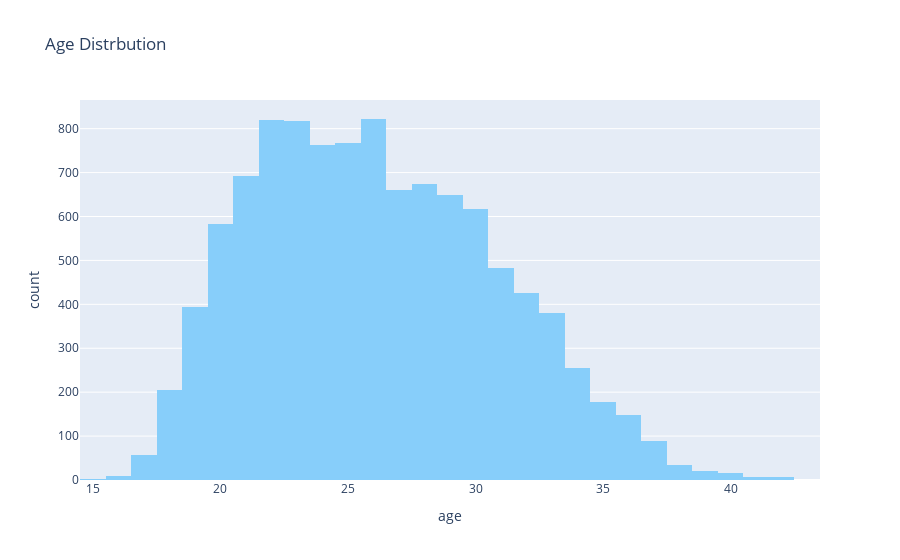

Source (notebook cell):
### Code cell
fig = px.histogram(
    df_football, 
    x='age', 
    title='Age Distrbution',
    color_discrete_sequence=['lightskyblue']
)

# Show the figure
fig.show()

### Figure 1 — Plotly figure (JSON) as saved in the notebook; plotly's stock layout.template omitted (floating-point values rounded to 4 significant figures; data arrays with more than 128 entries replaced by an {"elided": "..."} marker saying what was removed)
{"data": [{"alignmentgroup": "True", "bingroup": "x", "hovertemplate": "age=%{x}<br>count=%{y}<extra></extra>", "legendgroup": "", "marker": {"color": "lightskyblue", "pattern": {"shape": ""}}, "name": "", "offsetgroup": "", "orientation": "v", "showlegend": false, "type": "histogram", "x": {"elided": "10580 int values"}, "xaxis": "x", "yaxis": "y"}], "layout": {"barmode": "relative", "legend": {"tracegroupgap": 0}, "title": {"text": "Age Distrbution"}, "xaxis": {"anchor": "y", "domain": [0, 1], "title": {"text": "age"}}, "yaxis": {"anchor": "x", "domain": [0, 1], "title": {"text": "count"}}}}
